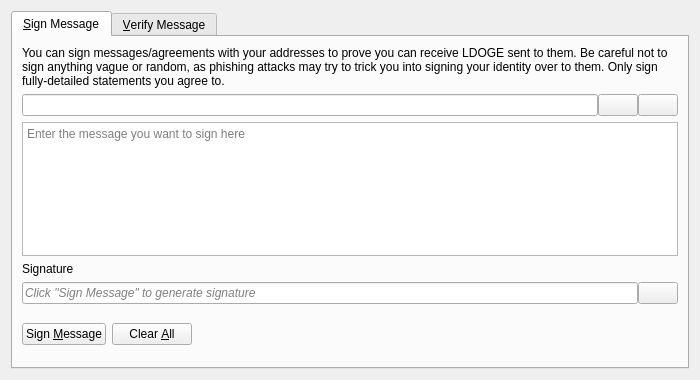
<?xml version="1.0" encoding="UTF-8"?>
<ui version="4.0">
 <class>SignVerifyMessageDialog</class>
 <widget class="QDialog" name="SignVerifyMessageDialog">
  <property name="geometry">
   <rect>
    <x>0</x>
    <y>0</y>
    <width>700</width>
    <height>380</height>
   </rect>
  </property>
  <property name="windowTitle">
   <string>Signatures - Sign / Verify a Message</string>
  </property>
  <property name="modal">
   <bool>true</bool>
  </property>
  <layout class="QVBoxLayout" name="verticalLayout">
   <item>
    <widget class="QTabWidget" name="tabWidget">
     <property name="currentIndex">
      <number>0</number>
     </property>
     <widget class="QWidget" name="tabSignMessage">
      <attribute name="title">
       <string>&amp;Sign Message</string>
      </attribute>
      <layout class="QVBoxLayout" name="verticalLayout_SM">
       <item>
        <widget class="QLabel" name="infoLabel_SM">
         <property name="text">
          <string>You can sign messages/agreements with your addresses to prove you can receive LDOGE sent to them. Be careful not to sign anything vague or random, as phishing attacks may try to trick you into signing your identity over to them. Only sign fully-detailed statements you agree to.</string>
         </property>
         <property name="textFormat">
          <enum>Qt::PlainText</enum>
         </property>
         <property name="wordWrap">
          <bool>true</bool>
         </property>
        </widget>
       </item>
       <item>
        <layout class="QHBoxLayout" name="horizontalLayout_1_SM">
         <property name="spacing">
          <number>0</number>
         </property>
         <item>
          <widget class="QValidatedLineEdit" name="addressIn_SM">
           <property name="toolTip">
            <string>The LiteDoge address to sign the message with</string>
           </property>
          </widget>
         </item>
         <item>
          <widget class="QPushButton" name="addressBookButton_SM">
           <property name="toolTip">
            <string>Choose previously used address</string>
           </property>
           <property name="text">
            <string/>
           </property>
           <property name="icon">
            <iconset resource="../bitcoin.qrc">
             <normaloff>:/icons/address-book</normaloff>:/icons/address-book</iconset>
           </property>
           <property name="shortcut">
            <string>Alt+A</string>
           </property>
           <property name="autoDefault">
            <bool>false</bool>
           </property>
          </widget>
         </item>
         <item>
          <widget class="QPushButton" name="pasteButton_SM">
           <property name="toolTip">
            <string>Paste address from clipboard</string>
           </property>
           <property name="text">
            <string/>
           </property>
           <property name="icon">
            <iconset resource="../bitcoin.qrc">
             <normaloff>:/icons/editpaste</normaloff>:/icons/editpaste</iconset>
           </property>
           <property name="shortcut">
            <string>Alt+P</string>
           </property>
           <property name="autoDefault">
            <bool>false</bool>
           </property>
          </widget>
         </item>
        </layout>
       </item>
       <item>
        <widget class="QPlainTextEdit" name="messageIn_SM">
         <property name="toolTip">
          <string>Enter the message you want to sign here</string>
         </property>
         <property name="placeholderText">
          <string>Enter the message you want to sign here</string>
         </property>
        </widget>
       </item>
       <item>
        <widget class="QLabel" name="signatureLabel_SM">
         <property name="text">
          <string>Signature</string>
         </property>
         <property name="textFormat">
          <enum>Qt::PlainText</enum>
         </property>
        </widget>
       </item>
       <item>
        <layout class="QHBoxLayout" name="horizontalLayout_2_SM">
         <property name="spacing">
          <number>0</number>
         </property>
         <item>
          <widget class="QLineEdit" name="signatureOut_SM">
           <property name="placeholderText">
            <string>Click "Sign Message" to generate signature</string>
           </property>
           <property name="font">
            <font>
             <italic>true</italic>
            </font>
           </property>
           <property name="readOnly">
            <bool>true</bool>
           </property>
          </widget>
         </item>
         <item>
          <widget class="QPushButton" name="copySignatureButton_SM">
           <property name="toolTip">
            <string>Copy the current signature to the system clipboard</string>
           </property>
           <property name="text">
            <string/>
           </property>
           <property name="icon">
            <iconset resource="../bitcoin.qrc">
             <normaloff>:/icons/editcopy</normaloff>:/icons/editcopy</iconset>
           </property>
           <property name="autoDefault">
            <bool>false</bool>
           </property>
          </widget>
         </item>
        </layout>
       </item>
       <item>
        <layout class="QHBoxLayout" name="horizontalLayout_3_SM">
         <item>
          <widget class="QPushButton" name="signMessageButton_SM">
           <property name="toolTip">
            <string>Sign the message to prove you own this LiteDoge address</string>
           </property>
           <property name="text">
            <string>Sign &amp;Message</string>
           </property>
           <property name="icon">
            <iconset resource="../bitcoin.qrc">
             <normaloff>:/icons/edit</normaloff>:/icons/edit</iconset>
           </property>
           <property name="autoDefault">
            <bool>false</bool>
           </property>
          </widget>
         </item>
         <item>
          <widget class="QPushButton" name="clearButton_SM">
           <property name="toolTip">
            <string>Reset all sign message fields</string>
           </property>
           <property name="text">
            <string>Clear &amp;All</string>
           </property>
           <property name="icon">
            <iconset resource="../bitcoin.qrc">
             <normaloff>:/icons/remove</normaloff>:/icons/remove</iconset>
           </property>
           <property name="autoDefault">
            <bool>false</bool>
           </property>
          </widget>
         </item>
         <item>
          <spacer name="horizontalSpacer_1_SM">
           <property name="orientation">
            <enum>Qt::Horizontal</enum>
           </property>
           <property name="sizeHint" stdset="0">
            <size>
             <width>40</width>
             <height>48</height>
            </size>
           </property>
          </spacer>
         </item>
         <item>
          <widget class="QLabel" name="statusLabel_SM">
           <property name="font">
            <font>
             <weight>75</weight>
             <bold>true</bold>
            </font>
           </property>
           <property name="text">
            <string/>
           </property>
           <property name="wordWrap">
            <bool>true</bool>
           </property>
          </widget>
         </item>
         <item>
          <spacer name="horizontalSpacer_2_SM">
           <property name="orientation">
            <enum>Qt::Horizontal</enum>
           </property>
           <property name="sizeHint" stdset="0">
            <size>
             <width>40</width>
             <height>48</height>
            </size>
           </property>
          </spacer>
         </item>
        </layout>
       </item>
      </layout>
     </widget>
     <widget class="QWidget" name="tabVerifyMessage">
      <attribute name="title">
       <string>&amp;Verify Message</string>
      </attribute>
      <layout class="QVBoxLayout" name="verticalLayout_VM">
       <item>
        <widget class="QLabel" name="infoLabel_VM">
         <property name="text">
          <string>Enter the receiver's address, message (ensure you copy line breaks, spaces, tabs, etc. exactly) and signature below to verify the message. Be careful not to read more into the signature than what is in the signed message itself, to avoid being tricked by a man-in-the-middle attack. Note that this only proves the signing party receives with the address, it cannot prove sendership of any transaction!</string>
         </property>
         <property name="textFormat">
          <enum>Qt::PlainText</enum>
         </property>
         <property name="alignment">
          <set>Qt::AlignLeading|Qt::AlignLeft|Qt::AlignTop</set>
         </property>
         <property name="wordWrap">
          <bool>true</bool>
         </property>
        </widget>
       </item>
       <item>
        <layout class="QHBoxLayout" name="horizontalLayout_1_VM">
         <property name="spacing">
          <number>0</number>
         </property>
         <item>
          <widget class="QValidatedLineEdit" name="addressIn_VM">
           <property name="toolTip">
            <string>The LiteDoge address the message was signed with</string>
           </property>
          </widget>
         </item>
         <item>
          <widget class="QPushButton" name="addressBookButton_VM">
           <property name="toolTip">
            <string>Choose previously used address</string>
           </property>
           <property name="text">
            <string/>
           </property>
           <property name="icon">
            <iconset resource="../bitcoin.qrc">
             <normaloff>:/icons/address-book</normaloff>:/icons/address-book</iconset>
           </property>
           <property name="shortcut">
            <string>Alt+A</string>
           </property>
           <property name="autoDefault">
            <bool>false</bool>
           </property>
          </widget>
         </item>
        </layout>
       </item>
       <item>
        <widget class="QPlainTextEdit" name="messageIn_VM">
          <property name="toolTip">
            <string>The signed message to verify</string>
          </property>
          <property name="placeholderText">
            <string>The signed message to verify</string>
          </property>
        </widget>
       </item>
       <item>
        <widget class="QValidatedLineEdit" name="signatureIn_VM">
          <property name="toolTip">
            <string>The signature given when the message was signed</string>
          </property>
          <property name="placeholderText">
            <string>The signature given when the message was signed</string>
          </property>
        </widget>
       </item>
       <item>
        <layout class="QHBoxLayout" name="horizontalLayout_2_VM">
         <item>
          <widget class="QPushButton" name="verifyMessageButton_VM">
           <property name="toolTip">
            <string>Verify the message to ensure it was signed with the specified LiteDoge address</string>
           </property>
           <property name="text">
            <string>Verify &amp;Message</string>
           </property>
           <property name="icon">
            <iconset resource="../bitcoin.qrc">
             <normaloff>:/icons/transaction_0</normaloff>:/icons/transaction_0</iconset>
           </property>
           <property name="autoDefault">
            <bool>false</bool>
           </property>
          </widget>
         </item>
         <item>
          <widget class="QPushButton" name="clearButton_VM">
           <property name="toolTip">
            <string>Reset all verify message fields</string>
           </property>
           <property name="text">
            <string>Clear &amp;All</string>
           </property>
           <property name="icon">
            <iconset resource="../bitcoin.qrc">
             <normaloff>:/icons/remove</normaloff>:/icons/remove</iconset>
           </property>
           <property name="autoDefault">
            <bool>false</bool>
           </property>
          </widget>
         </item>
         <item>
          <spacer name="horizontalSpacer_1_VM">
           <property name="orientation">
            <enum>Qt::Horizontal</enum>
           </property>
           <property name="sizeHint" stdset="0">
            <size>
             <width>40</width>
             <height>48</height>
            </size>
           </property>
          </spacer>
         </item>
         <item>
          <widget class="QLabel" name="statusLabel_VM">
           <property name="font">
            <font>
             <weight>75</weight>
             <bold>true</bold>
            </font>
           </property>
           <property name="text">
            <string/>
           </property>
           <property name="wordWrap">
            <bool>true</bool>
           </property>
          </widget>
         </item>
         <item>
          <spacer name="horizontalSpacer_2_VM">
           <property name="orientation">
            <enum>Qt::Horizontal</enum>
           </property>
           <property name="sizeHint" stdset="0">
            <size>
             <width>40</width>
             <height>48</height>
            </size>
           </property>
          </spacer>
         </item>
        </layout>
       </item>
      </layout>
     </widget>
    </widget>
   </item>
  </layout>
 </widget>
 <customwidgets>
  <customwidget>
   <class>QValidatedLineEdit</class>
   <extends>QLineEdit</extends>
   <header>qt/qvalidatedlineedit.h</header>
  </customwidget>
 </customwidgets>
 <resources>
  <include location="../bitcoin.qrc"/>
 </resources>
 <connections/>
</ui>
